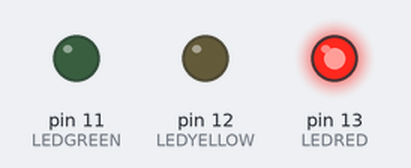
This sketch was run on a simulated Arduino Uno, built with avr-gcc and run on an emulated ATmega328P. Shown: output pins drawn as LEDs (lit = HIGH).

Above: at 5.0 s.
At 11.5 s:
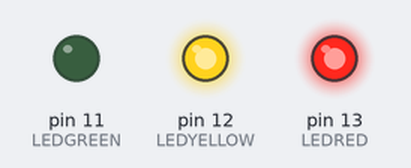
At 18.0 s:
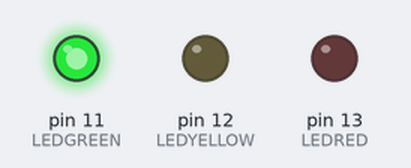
At 24.5 s:
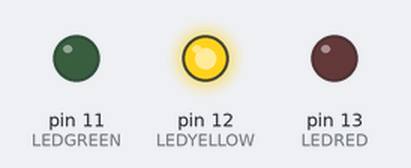
Timing chart, 0 to 33.8 s (numbered marks = the images above):
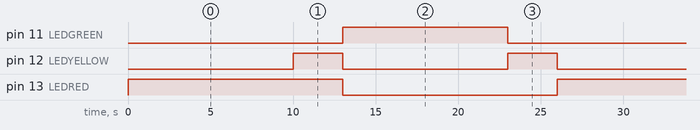

The sketch:

semaforo.ino
```cpp
/**
  Sketch: simulando um semáforo
  Name: semaforo.ino
  Purpose: algoritmo para acender 3 LEDs, com o objetivo de simular um semáforo

  @author Arquimedes monteiro
*/

#define LEDRED 13
#define LEDYELLOW 12
#define LEDGREEN 11
int ledDelay = 10000;

void setup() {
  pinMode(LEDRED, OUTPUT);
  pinMode(LEDYELLOW, OUTPUT);
  pinMode(LEDGREEN, OUTPUT);
}

void loop() {
  //acende os LEDS vermelho e amarelo
  digitalWrite(LEDRED, HIGH);
  delay(ledDelay);
  digitalWrite(LEDYELLOW, HIGH);
  delay(3000);

  //acende o LED vermelho e deliga os demais
  digitalWrite(LEDGREEN, HIGH);
  digitalWrite(LEDRED, LOW);
  digitalWrite(LEDYELLOW, LOW);
  delay(ledDelay);

  //desliga o LEDverde e liga o LED amarelo
  digitalWrite(LEDGREEN, LOW);
  digitalWrite(LEDYELLOW, HIGH);
  delay(3000);

  //deliga o LED amarelo
  digitalWrite(LEDYELLOW, LOW);
}
```

Measured:
- by itself, pin 11 (LEDGREEN): alternates HIGH for 10.0 s and LOW for 16.0 s
- by itself, pin 12 (LEDYELLOW): alternates HIGH for 3.0 s and LOW for 10.0 s
- by itself, pin 13 (LEDRED): alternates HIGH for 13.0 s and LOW for 13.0 s
